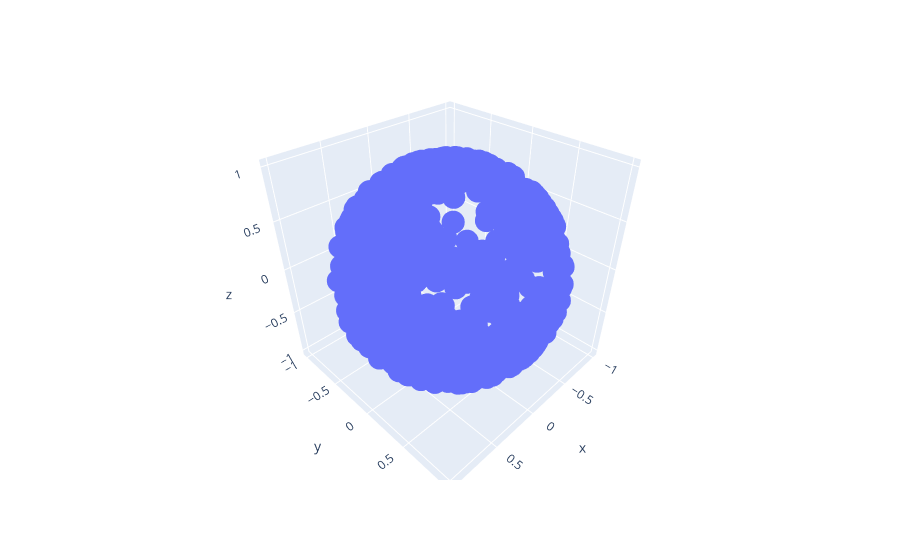

Notebook cell for this chart:
### Code cell
params = np.stack([s.param for s in states])

fig = px.scatter_3d(x=params[:,0], y=params[:,1], z=params[:,2])
fig.show()

### Figure 1 — Plotly figure (JSON) as saved in the notebook; plotly's stock layout.template omitted (floating-point values rounded to 4 significant figures; data arrays with more than 128 entries replaced by an {"elided": "..."} marker saying what was removed)
{"data": [{"hovertemplate": "x=%{x}<br>y=%{y}<br>z=%{z}<extra></extra>", "legendgroup": "", "marker": {"color": "#636efa", "symbol": "circle"}, "mode": "markers", "name": "", "scene": "scene", "showlegend": false, "type": "scatter3d", "x": {"elided": "695 float values"}, "y": {"elided": "695 float values"}, "z": {"elided": "695 float values"}}], "layout": {"legend": {"tracegroupgap": 0}, "margin": {"t": 60}, "scene": {"domain": {"x": [0, 1], "y": [0, 1]}, "xaxis": {"title": {"text": "x"}}, "yaxis": {"title": {"text": "y"}}, "zaxis": {"title": {"text": "z"}}}}}
